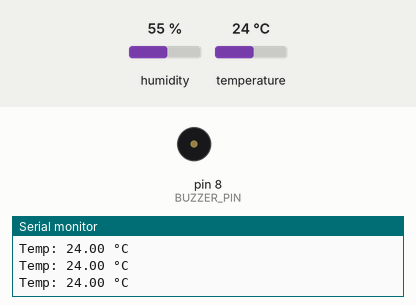
Simulated run of this sketch. Board: Arduino Uno, built with avr-gcc and run on an emulated ATmega328P. Parts: buzzer (waves = sounding, pin HIGH), the last lines printed to the serial monitor. The inputs (shaded band) are chosen by the test bench; at power-on: temperature 24 °C, humidity 55 %.

Above: at 6.8 s.
6.9 s: temperature set to 26 °C
At 10.8 s:
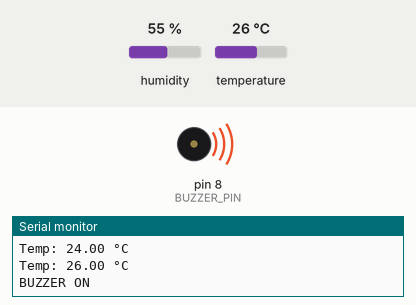
16.8 s: temperature set to 12 °C
22.2 s: temperature set to 28 °C
At 33.9 s:
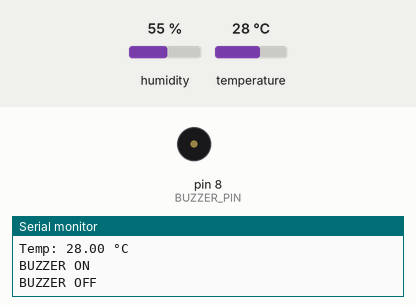
Timing chart, 0 to 38.1 s (numbered marks = the images above; inputs shaded):
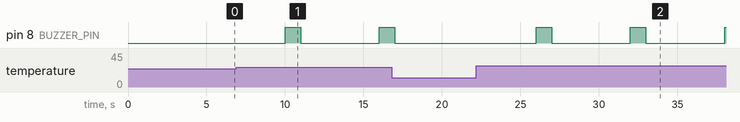

Measured:
- the behaviour switches between 24 and 25 °C on temperature (found by bisection; images 0 and 1)
- after the input at 6.9 s, pin 8 (BUZZER_PIN): LOW → HIGH after 3.1 s, → LOW 0.98 s later, → HIGH 5.0 s later
- after the input at 22.2 s, pin 8 (BUZZER_PIN): alternates HIGH for 0.99 s and LOW for 5.0 s, starting after 3.8 s

The sketch:

sensor.ino
```cpp
#include <DHT.h>
#define DHTPIN 2
// DHT11 data pin
#define DHTTYPE DHT11
#define BUZZER_PIN 8
// Active buzzer pin (HIGH = ON)
// Temperature range
const float TEMP_MIN = 25.0; // °C
const float TEMP_MAX = 30.0; // °C
// Timing settings
const unsigned long BUZZ_MS = 1000;
// 1 second buzz
const unsigned long READ_INTERVAL_MS = 2000; // DHT11: read no faster than ~1-2s
const unsigned long COOLDOWN_MS = 5000; // minimum time between beeps
DHT dht(DHTPIN, DHTTYPE);
// State
bool buzzerOn = false;
unsigned long buzzStartMs = 0;
unsigned long lastReadMs = 0;
unsigned long lastTriggerMs = 0;
void setup() {
Serial.begin(115200);
dht.begin();
pinMode(BUZZER_PIN, OUTPUT);
digitalWrite(BUZZER_PIN, LOW);
Serial.println(F("DHT11 range buzzer ready."));
}
void loop() {
unsigned long now = millis();
// Time-gated sensor read
if (now - lastReadMs >= READ_INTERVAL_MS) {
lastReadMs = now;
float t = dht.readTemperature(); // Celsius
if (isnan(t)) {
Serial.println(F("DHT read failed"));
} else {
Serial.print(F("Temp: "));
Serial.print(t);
Serial.println(F(" °C"));// Check if temp is within the range and cooldown is over
if (t >= TEMP_MIN && t <= TEMP_MAX && (now - lastTriggerMs >= COOLDOWN_MS))
{
turnBuzzerOn();
buzzStartMs = now;
lastTriggerMs = now;
}
}
}
// Handle buzzer duration without delay()
if (buzzerOn && (now - buzzStartMs >= BUZZ_MS)) {
turnBuzzerOff();
}
}
void turnBuzzerOn() {
buzzerOn = true;
digitalWrite(BUZZER_PIN, HIGH);
Serial.println(F("BUZZER ON"));
}
void turnBuzzerOff() {
buzzerOn = false;
digitalWrite(BUZZER_PIN, LOW);
Serial.println(F("BUZZER OFF"));
}
```
